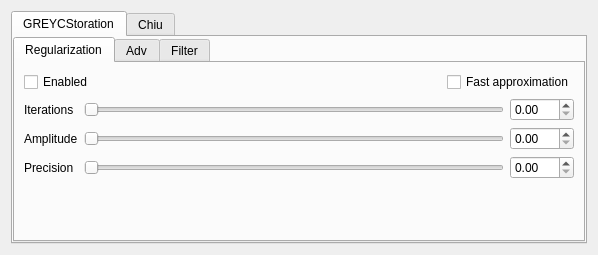
<?xml version="1.0" encoding="UTF-8"?>
<ui version="4.0">
 <class>NoiseReductionWidget</class>
 <widget class="QWidget" name="NoiseReductionWidget">
  <property name="geometry">
   <rect>
    <x>0</x>
    <y>0</y>
    <width>598</width>
    <height>255</height>
   </rect>
  </property>
  <property name="windowTitle">
   <string>Form</string>
  </property>
  <layout class="QVBoxLayout" name="verticalLayout">
   <item>
    <widget class="QTabWidget" name="tabs_noiseReduction">
     <property name="sizePolicy">
      <sizepolicy hsizetype="Preferred" vsizetype="Preferred">
       <horstretch>0</horstretch>
       <verstretch>0</verstretch>
      </sizepolicy>
     </property>
     <property name="currentIndex">
      <number>0</number>
     </property>
     <widget class="QWidget" name="tab_GREYC">
      <attribute name="title">
       <string>GREYCStoration</string>
      </attribute>
      <layout class="QVBoxLayout" name="verticalLayout_9">
       <property name="margin">
        <number>0</number>
       </property>
       <item>
        <widget class="QTabWidget" name="tabs_GREYC">
         <property name="sizePolicy">
          <sizepolicy hsizetype="Preferred" vsizetype="Preferred">
           <horstretch>0</horstretch>
           <verstretch>0</verstretch>
          </sizepolicy>
         </property>
         <property name="currentIndex">
          <number>0</number>
         </property>
         <widget class="QWidget" name="tab_regularization">
          <attribute name="title">
           <string>Regularization</string>
          </attribute>
          <layout class="QVBoxLayout" name="verticalLayout_10">
           <item>
            <layout class="QGridLayout" name="gridLayout_4">
             <item row="0" column="0" colspan="2">
              <widget class="QCheckBox" name="checkBox_regularizationEnabled">
               <property name="enabled">
                <bool>true</bool>
               </property>
               <property name="toolTip">
                <string>Enable GREYCStoration Noise Reduction Filter</string>
               </property>
               <property name="text">
                <string>Enabled</string>
               </property>
              </widget>
             </item>
             <item row="0" column="2">
              <spacer name="horizontalSpacer_2">
               <property name="orientation">
                <enum>Qt::Horizontal</enum>
               </property>
               <property name="sizeHint" stdset="0">
                <size>
                 <width>0</width>
                 <height>0</height>
                </size>
               </property>
              </spacer>
             </item>
             <item row="0" column="3" colspan="2">
              <widget class="QCheckBox" name="checkBox_fastApproximation">
               <property name="toolTip">
                <string>Use Fast Approximation</string>
               </property>
               <property name="text">
                <string>Fast approximation</string>
               </property>
              </widget>
             </item>
             <item row="1" column="0">
              <widget class="QLabel" name="label_iterations">
               <property name="text">
                <string>Iterations</string>
               </property>
               <property name="buddy">
                <cstring>slider_iterations</cstring>
               </property>
              </widget>
             </item>
             <item row="1" column="1" colspan="3">
              <widget class="QSlider" name="slider_iterations">
               <property name="toolTip">
                <string>Adjust number of Iterations</string>
               </property>
               <property name="maximum">
                <number>512</number>
               </property>
               <property name="orientation">
                <enum>Qt::Horizontal</enum>
               </property>
              </widget>
             </item>
             <item row="1" column="4">
              <widget class="QDoubleSpinBox" name="spinBox_iterations">
               <property name="toolTip">
                <string>Adjust number of Iterations Value</string>
               </property>
               <property name="keyboardTracking">
                <bool>false</bool>
               </property>
               <property name="maximum">
                <double>16.000000000000000</double>
               </property>
               <property name="singleStep">
                <double>1.000000000000000</double>
               </property>
              </widget>
             </item>
             <item row="2" column="0">
              <widget class="QLabel" name="label_amplitude">
               <property name="text">
                <string>Amplitude</string>
               </property>
               <property name="buddy">
                <cstring>slider_amplitude</cstring>
               </property>
              </widget>
             </item>
             <item row="2" column="1" colspan="3">
              <widget class="QSlider" name="slider_amplitude">
               <property name="toolTip">
                <string>Adjust Filter Strength/Amplitude</string>
               </property>
               <property name="maximum">
                <number>512</number>
               </property>
               <property name="orientation">
                <enum>Qt::Horizontal</enum>
               </property>
              </widget>
             </item>
             <item row="2" column="4">
              <widget class="QDoubleSpinBox" name="spinBox_amplitude">
               <property name="toolTip">
                <string>Adjust Filter Strength/Amplitude Value</string>
               </property>
               <property name="keyboardTracking">
                <bool>false</bool>
               </property>
               <property name="maximum">
                <double>200.000000000000000</double>
               </property>
               <property name="singleStep">
                <double>5.000000000000000</double>
               </property>
              </widget>
             </item>
             <item row="3" column="0">
              <widget class="QLabel" name="label_precission">
               <property name="text">
                <string>Precision</string>
               </property>
               <property name="buddy">
                <cstring>slider_precision</cstring>
               </property>
              </widget>
             </item>
             <item row="3" column="1" colspan="3">
              <widget class="QSlider" name="slider_precision">
               <property name="toolTip">
                <string>Adjust precision of Gaussian Filter Kernel</string>
               </property>
               <property name="maximum">
                <number>512</number>
               </property>
               <property name="orientation">
                <enum>Qt::Horizontal</enum>
               </property>
              </widget>
             </item>
             <item row="3" column="4">
              <widget class="QDoubleSpinBox" name="spinBox_precision">
               <property name="toolTip">
                <string>Adjust precision of Gaussian Filter Kernel Value</string>
               </property>
               <property name="keyboardTracking">
                <bool>false</bool>
               </property>
               <property name="maximum">
                <double>12.000000000000000</double>
               </property>
               <property name="singleStep">
                <double>0.500000000000000</double>
               </property>
              </widget>
             </item>
            </layout>
           </item>
           <item>
            <spacer name="verticalSpacer_9">
             <property name="orientation">
              <enum>Qt::Vertical</enum>
             </property>
             <property name="sizeType">
              <enum>QSizePolicy::MinimumExpanding</enum>
             </property>
             <property name="sizeHint" stdset="0">
              <size>
               <width>0</width>
               <height>0</height>
              </size>
             </property>
            </spacer>
           </item>
          </layout>
         </widget>
         <widget class="QWidget" name="tab_adv">
          <attribute name="title">
           <string>Adv</string>
          </attribute>
          <layout class="QVBoxLayout" name="verticalLayout_13">
           <item>
            <layout class="QGridLayout" name="gridLayout_7">
             <item row="0" column="0" colspan="2">
              <widget class="QGroupBox" name="groupBox_integration">
               <property name="title">
                <string>Integration</string>
               </property>
               <layout class="QVBoxLayout" name="verticalLayout_12">
                <item>
                 <layout class="QGridLayout" name="gridLayout_6">
                  <item row="0" column="0">
                   <widget class="QLabel" name="label_angular">
                    <property name="text">
                     <string>Spatial</string>
                    </property>
                    <property name="buddy">
                     <cstring>slider_spatial</cstring>
                    </property>
                   </widget>
                  </item>
                  <item row="0" column="1">
                   <widget class="QSlider" name="slider_spatial">
                    <property name="toolTip">
                     <string>Amount of Spatial Integration</string>
                    </property>
                    <property name="maximum">
                     <number>512</number>
                    </property>
                    <property name="orientation">
                     <enum>Qt::Horizontal</enum>
                    </property>
                   </widget>
                  </item>
                  <item row="0" column="2">
                   <widget class="QDoubleSpinBox" name="spinBox_spatial">
                    <property name="toolTip">
                     <string>Amount of Spatial Integration Value</string>
                    </property>
                    <property name="keyboardTracking">
                     <bool>false</bool>
                    </property>
                    <property name="decimals">
                     <number>3</number>
                    </property>
                    <property name="maximum">
                     <double>1.000000000000000</double>
                    </property>
                    <property name="singleStep">
                     <double>0.050000000000000</double>
                    </property>
                   </widget>
                  </item>
                  <item row="1" column="0">
                   <widget class="QLabel" name="label_spatial">
                    <property name="text">
                     <string>Angular</string>
                    </property>
                    <property name="buddy">
                     <cstring>slider_angular</cstring>
                    </property>
                   </widget>
                  </item>
                  <item row="1" column="1">
                   <widget class="QSlider" name="slider_angular">
                    <property name="toolTip">
                     <string>Amount of Angular Integration</string>
                    </property>
                    <property name="maximum">
                     <number>512</number>
                    </property>
                    <property name="orientation">
                     <enum>Qt::Horizontal</enum>
                    </property>
                   </widget>
                  </item>
                  <item row="1" column="2">
                   <widget class="QDoubleSpinBox" name="spinBox_angular">
                    <property name="toolTip">
                     <string>Amount of Angular Integration Value</string>
                    </property>
                    <property name="keyboardTracking">
                     <bool>false</bool>
                    </property>
                    <property name="decimals">
                     <number>1</number>
                    </property>
                    <property name="maximum">
                     <double>90.000000000000000</double>
                    </property>
                   </widget>
                  </item>
                 </layout>
                </item>
               </layout>
              </widget>
             </item>
             <item row="1" column="0">
              <widget class="QLabel" name="label_interplType">
               <property name="text">
                <string>Interpolation type:</string>
               </property>
              </widget>
             </item>
             <item row="1" column="1">
              <widget class="QComboBox" name="comboBox_interpolType">
               <property name="toolTip">
                <string>Choose Interpolation Kernel Type</string>
               </property>
               <item>
                <property name="text">
                 <string>Nearest-Neighbour</string>
                </property>
               </item>
               <item>
                <property name="text">
                 <string>Linear</string>
                </property>
               </item>
               <item>
                <property name="text">
                 <string>Runge-Kutta</string>
                </property>
               </item>
              </widget>
             </item>
            </layout>
           </item>
           <item>
            <spacer name="verticalSpacer_11">
             <property name="orientation">
              <enum>Qt::Vertical</enum>
             </property>
             <property name="sizeType">
              <enum>QSizePolicy::MinimumExpanding</enum>
             </property>
             <property name="sizeHint" stdset="0">
              <size>
               <width>0</width>
               <height>0</height>
              </size>
             </property>
            </spacer>
           </item>
          </layout>
         </widget>
         <widget class="QWidget" name="tab_filter">
          <attribute name="title">
           <string>Filter</string>
          </attribute>
          <layout class="QVBoxLayout" name="verticalLayout_11">
           <item>
            <layout class="QGridLayout" name="gridLayout_5">
             <item row="0" column="0">
              <widget class="QLabel" name="label_alpha">
               <property name="text">
                <string>Alpha</string>
               </property>
               <property name="buddy">
                <cstring>slider_alpha</cstring>
               </property>
              </widget>
             </item>
             <item row="0" column="1">
              <widget class="QSlider" name="slider_alpha">
               <property name="toolTip">
                <string>Adjust Gaussian Filter Alpha</string>
               </property>
               <property name="maximum">
                <number>512</number>
               </property>
               <property name="orientation">
                <enum>Qt::Horizontal</enum>
               </property>
              </widget>
             </item>
             <item row="0" column="2">
              <widget class="QDoubleSpinBox" name="spinBox_alpha">
               <property name="toolTip">
                <string>Adjust Gaussian Filter Alpha Value</string>
               </property>
               <property name="keyboardTracking">
                <bool>false</bool>
               </property>
               <property name="maximum">
                <double>12.000000000000000</double>
               </property>
               <property name="singleStep">
                <double>0.500000000000000</double>
               </property>
              </widget>
             </item>
             <item row="1" column="0">
              <widget class="QLabel" name="label_sigma">
               <property name="text">
                <string>Sigma</string>
               </property>
               <property name="buddy">
                <cstring>slider_sigma</cstring>
               </property>
              </widget>
             </item>
             <item row="1" column="2">
              <widget class="QDoubleSpinBox" name="spinBox_sigma">
               <property name="toolTip">
                <string>Adjust Gaussian Filter Sigma Value</string>
               </property>
               <property name="keyboardTracking">
                <bool>false</bool>
               </property>
               <property name="maximum">
                <double>12.000000000000000</double>
               </property>
               <property name="singleStep">
                <double>0.500000000000000</double>
               </property>
              </widget>
             </item>
             <item row="2" column="0">
              <widget class="QLabel" name="label_sharpness">
               <property name="text">
                <string>Sharpness</string>
               </property>
               <property name="buddy">
                <cstring>slider_sharpness</cstring>
               </property>
              </widget>
             </item>
             <item row="2" column="1">
              <widget class="QSlider" name="slider_sharpness">
               <property name="toolTip">
                <string>Adjust Sharpness</string>
               </property>
               <property name="maximum">
                <number>512</number>
               </property>
               <property name="orientation">
                <enum>Qt::Horizontal</enum>
               </property>
              </widget>
             </item>
             <item row="2" column="2">
              <widget class="QDoubleSpinBox" name="spinBox_sharpness">
               <property name="toolTip">
                <string>Adjust Sharpness Value</string>
               </property>
               <property name="keyboardTracking">
                <bool>false</bool>
               </property>
               <property name="maximum">
                <double>2.000000000000000</double>
               </property>
               <property name="singleStep">
                <double>0.100000000000000</double>
               </property>
              </widget>
             </item>
             <item row="3" column="0">
              <widget class="QLabel" name="label_aniso">
               <property name="text">
                <string>Aniso</string>
               </property>
               <property name="buddy">
                <cstring>slider_aniso</cstring>
               </property>
              </widget>
             </item>
             <item row="3" column="1">
              <widget class="QSlider" name="slider_aniso">
               <property name="toolTip">
                <string>Adjust Filter Anisotropy</string>
               </property>
               <property name="maximum">
                <number>512</number>
               </property>
               <property name="orientation">
                <enum>Qt::Horizontal</enum>
               </property>
              </widget>
             </item>
             <item row="3" column="2">
              <widget class="QDoubleSpinBox" name="spinBox_aniso">
               <property name="toolTip">
                <string>Adjust Filter Anisotropy Value</string>
               </property>
               <property name="keyboardTracking">
                <bool>false</bool>
               </property>
               <property name="decimals">
                <number>3</number>
               </property>
               <property name="maximum">
                <double>1.000000000000000</double>
               </property>
               <property name="singleStep">
                <double>0.050000000000000</double>
               </property>
              </widget>
             </item>
             <item row="1" column="1">
              <widget class="QSlider" name="slider_sigma">
               <property name="toolTip">
                <string>Adjust Gaussian Filter Sigma</string>
               </property>
               <property name="maximum">
                <number>512</number>
               </property>
               <property name="orientation">
                <enum>Qt::Horizontal</enum>
               </property>
              </widget>
             </item>
            </layout>
           </item>
           <item>
            <spacer name="verticalSpacer_10">
             <property name="orientation">
              <enum>Qt::Vertical</enum>
             </property>
             <property name="sizeType">
              <enum>QSizePolicy::MinimumExpanding</enum>
             </property>
             <property name="sizeHint" stdset="0">
              <size>
               <width>0</width>
               <height>0</height>
              </size>
             </property>
            </spacer>
           </item>
          </layout>
         </widget>
        </widget>
       </item>
      </layout>
     </widget>
     <widget class="QWidget" name="tab_chiu">
      <attribute name="title">
       <string>Chiu</string>
      </attribute>
      <layout class="QVBoxLayout" name="verticalLayout_14">
       <item>
        <layout class="QGridLayout" name="gridLayout_8">
         <item row="0" column="0" colspan="2">
          <widget class="QCheckBox" name="checkBox_chiuEnabled">
           <property name="toolTip">
            <string>Enable Chiu Noise Reduction Filter</string>
           </property>
           <property name="text">
            <string>Enabled</string>
           </property>
          </widget>
         </item>
         <item row="0" column="2">
          <spacer name="horizontalSpacer_3">
           <property name="orientation">
            <enum>Qt::Horizontal</enum>
           </property>
           <property name="sizeHint" stdset="0">
            <size>
             <width>0</width>
             <height>0</height>
            </size>
           </property>
          </spacer>
         </item>
         <item row="0" column="3" colspan="2">
          <widget class="QCheckBox" name="checkBox_includeCenter">
           <property name="toolTip">
            <string>Include Center Pixel in Filter</string>
           </property>
           <property name="text">
            <string>Include center</string>
           </property>
          </widget>
         </item>
         <item row="1" column="0">
          <widget class="QLabel" name="label_chiuRadius">
           <property name="text">
            <string>Radius</string>
           </property>
           <property name="buddy">
            <cstring>slider_chiuRadius</cstring>
           </property>
          </widget>
         </item>
         <item row="1" column="1" colspan="3">
          <widget class="QSlider" name="slider_chiuRadius">
           <property name="toolTip">
            <string>Adjust Filter Radius</string>
           </property>
           <property name="maximum">
            <number>512</number>
           </property>
           <property name="orientation">
            <enum>Qt::Horizontal</enum>
           </property>
          </widget>
         </item>
         <item row="1" column="4">
          <widget class="QDoubleSpinBox" name="spinBox_chiuRadius">
           <property name="toolTip">
            <string>Adjust Filter Radius Value</string>
           </property>
           <property name="keyboardTracking">
            <bool>false</bool>
           </property>
           <property name="minimum">
            <double>1.000000000000000</double>
           </property>
           <property name="maximum">
            <double>9.000000000000000</double>
           </property>
           <property name="singleStep">
            <double>0.100000000000000</double>
           </property>
          </widget>
         </item>
        </layout>
       </item>
       <item>
        <spacer name="verticalSpacer_13">
         <property name="orientation">
          <enum>Qt::Vertical</enum>
         </property>
         <property name="sizeType">
          <enum>QSizePolicy::MinimumExpanding</enum>
         </property>
         <property name="sizeHint" stdset="0">
          <size>
           <width>0</width>
           <height>0</height>
          </size>
         </property>
        </spacer>
       </item>
      </layout>
     </widget>
    </widget>
   </item>
  </layout>
 </widget>
 <resources/>
 <connections/>
</ui>
